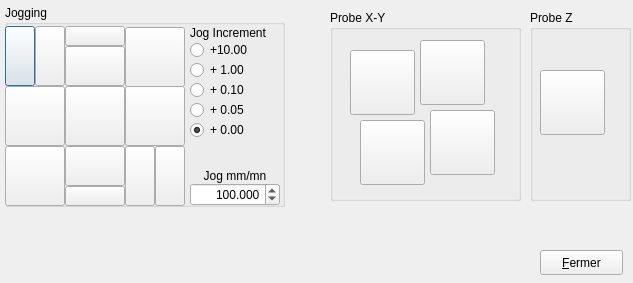
<?xml version="1.0" encoding="UTF-8"?>
<ui version="4.0">
 <class>Dialog</class>
 <widget class="QDialog" name="Dialog">
  <property name="geometry">
   <rect>
    <x>0</x>
    <y>0</y>
    <width>633</width>
    <height>283</height>
   </rect>
  </property>
  <property name="windowTitle">
   <string>Grbl Probe</string>
  </property>
  <property name="windowIcon">
   <iconset resource="cn5X.qrc">
    <normaloff>:/cn5X/images/XYZAB.svg</normaloff>:/cn5X/images/XYZAB.svg</iconset>
  </property>
  <widget class="QGroupBox" name="grpJog">
   <property name="enabled">
    <bool>true</bool>
   </property>
   <property name="geometry">
    <rect>
     <x>5</x>
     <y>5</y>
     <width>280</width>
     <height>202</height>
    </rect>
   </property>
   <property name="maximumSize">
    <size>
     <width>16777215</width>
     <height>16777215</height>
    </size>
   </property>
   <property name="title">
    <string notr="true">Jogging</string>
   </property>
   <widget class="QWidget" name="" native="true">
    <property name="geometry">
     <rect>
      <x>0</x>
      <y>21</y>
      <width>280</width>
      <height>180</height>
     </rect>
    </property>
    <widget class="cnQPushButton" name="btnJogPlusA">
     <property name="geometry">
      <rect>
       <x>0</x>
       <y>0</y>
       <width>30</width>
       <height>60</height>
      </rect>
     </property>
     <property name="sizePolicy">
      <sizepolicy hsizetype="Minimum" vsizetype="Minimum">
       <horstretch>0</horstretch>
       <verstretch>0</verstretch>
      </sizepolicy>
     </property>
     <property name="minimumSize">
      <size>
       <width>30</width>
       <height>60</height>
      </size>
     </property>
     <property name="maximumSize">
      <size>
       <width>16777215</width>
       <height>16777215</height>
      </size>
     </property>
     <property name="cursor">
      <cursorShape>PointingHandCursor</cursorShape>
     </property>
     <property name="text">
      <string/>
     </property>
     <property name="icon">
      <iconset resource="cn5X.qrc">
       <normaloff>:/cn5X/images/btnJogPlusA.svg</normaloff>:/cn5X/images/btnJogPlusA.svg</iconset>
     </property>
     <property name="iconSize">
      <size>
       <width>28</width>
       <height>56</height>
      </size>
     </property>
    </widget>
    <widget class="cnQPushButton" name="btnJogPlusB">
     <property name="geometry">
      <rect>
       <x>30</x>
       <y>0</y>
       <width>30</width>
       <height>60</height>
      </rect>
     </property>
     <property name="sizePolicy">
      <sizepolicy hsizetype="Minimum" vsizetype="Minimum">
       <horstretch>0</horstretch>
       <verstretch>0</verstretch>
      </sizepolicy>
     </property>
     <property name="minimumSize">
      <size>
       <width>30</width>
       <height>60</height>
      </size>
     </property>
     <property name="maximumSize">
      <size>
       <width>16777215</width>
       <height>16777215</height>
      </size>
     </property>
     <property name="cursor">
      <cursorShape>PointingHandCursor</cursorShape>
     </property>
     <property name="text">
      <string/>
     </property>
     <property name="icon">
      <iconset resource="cn5X.qrc">
       <normaloff>:/cn5X/images/btnJogPlusB.svg</normaloff>:/cn5X/images/btnJogPlusB.svg</iconset>
     </property>
     <property name="iconSize">
      <size>
       <width>28</width>
       <height>56</height>
      </size>
     </property>
    </widget>
    <widget class="cnQPushButton" name="btnJogPlusC">
     <property name="geometry">
      <rect>
       <x>60</x>
       <y>0</y>
       <width>60</width>
       <height>20</height>
      </rect>
     </property>
     <property name="minimumSize">
      <size>
       <width>60</width>
       <height>20</height>
      </size>
     </property>
     <property name="text">
      <string/>
     </property>
     <property name="icon">
      <iconset resource="cn5X.qrc">
       <normaloff>:/cn5X/images/btnJogPlusC.svg</normaloff>:/cn5X/images/btnJogPlusC.svg</iconset>
     </property>
     <property name="iconSize">
      <size>
       <width>55</width>
       <height>18</height>
      </size>
     </property>
    </widget>
    <widget class="cnQPushButton" name="btnJogPlusY">
     <property name="geometry">
      <rect>
       <x>120</x>
       <y>1</y>
       <width>60</width>
       <height>60</height>
      </rect>
     </property>
     <property name="sizePolicy">
      <sizepolicy hsizetype="Minimum" vsizetype="Minimum">
       <horstretch>0</horstretch>
       <verstretch>0</verstretch>
      </sizepolicy>
     </property>
     <property name="minimumSize">
      <size>
       <width>60</width>
       <height>60</height>
      </size>
     </property>
     <property name="maximumSize">
      <size>
       <width>16777215</width>
       <height>16777215</height>
      </size>
     </property>
     <property name="cursor">
      <cursorShape>PointingHandCursor</cursorShape>
     </property>
     <property name="text">
      <string/>
     </property>
     <property name="icon">
      <iconset resource="cn5X.qrc">
       <normaloff>:/cn5X/images/btnJogPlusY.svg</normaloff>:/cn5X/images/btnJogPlusY.svg</iconset>
     </property>
     <property name="iconSize">
      <size>
       <width>55</width>
       <height>55</height>
      </size>
     </property>
    </widget>
    <widget class="cnQPushButton" name="btnJogPlusZ">
     <property name="geometry">
      <rect>
       <x>60</x>
       <y>20</y>
       <width>60</width>
       <height>40</height>
      </rect>
     </property>
     <property name="sizePolicy">
      <sizepolicy hsizetype="Minimum" vsizetype="Minimum">
       <horstretch>0</horstretch>
       <verstretch>0</verstretch>
      </sizepolicy>
     </property>
     <property name="minimumSize">
      <size>
       <width>60</width>
       <height>40</height>
      </size>
     </property>
     <property name="maximumSize">
      <size>
       <width>16777215</width>
       <height>16777215</height>
      </size>
     </property>
     <property name="cursor">
      <cursorShape>PointingHandCursor</cursorShape>
     </property>
     <property name="text">
      <string/>
     </property>
     <property name="icon">
      <iconset resource="cn5X.qrc">
       <normaloff>:/cn5X/images/btnJogPlusZ.svg</normaloff>:/cn5X/images/btnJogPlusZ.svg</iconset>
     </property>
     <property name="iconSize">
      <size>
       <width>55</width>
       <height>36</height>
      </size>
     </property>
    </widget>
    <widget class="cnQPushButton" name="btnJogMoinsX">
     <property name="geometry">
      <rect>
       <x>0</x>
       <y>60</y>
       <width>60</width>
       <height>60</height>
      </rect>
     </property>
     <property name="sizePolicy">
      <sizepolicy hsizetype="Minimum" vsizetype="Minimum">
       <horstretch>0</horstretch>
       <verstretch>0</verstretch>
      </sizepolicy>
     </property>
     <property name="minimumSize">
      <size>
       <width>60</width>
       <height>60</height>
      </size>
     </property>
     <property name="maximumSize">
      <size>
       <width>16777215</width>
       <height>16777215</height>
      </size>
     </property>
     <property name="cursor">
      <cursorShape>PointingHandCursor</cursorShape>
     </property>
     <property name="text">
      <string/>
     </property>
     <property name="icon">
      <iconset resource="cn5X.qrc">
       <normaloff>:/cn5X/images/btnJogMoinsX.svg</normaloff>:/cn5X/images/btnJogMoinsX.svg</iconset>
     </property>
     <property name="iconSize">
      <size>
       <width>55</width>
       <height>55</height>
      </size>
     </property>
    </widget>
    <widget class="cnQPushButton" name="btnJogStop">
     <property name="geometry">
      <rect>
       <x>60</x>
       <y>60</y>
       <width>60</width>
       <height>60</height>
      </rect>
     </property>
     <property name="sizePolicy">
      <sizepolicy hsizetype="Minimum" vsizetype="Minimum">
       <horstretch>0</horstretch>
       <verstretch>0</verstretch>
      </sizepolicy>
     </property>
     <property name="minimumSize">
      <size>
       <width>60</width>
       <height>60</height>
      </size>
     </property>
     <property name="maximumSize">
      <size>
       <width>16777215</width>
       <height>16777215</height>
      </size>
     </property>
     <property name="cursor">
      <cursorShape>PointingHandCursor</cursorShape>
     </property>
     <property name="text">
      <string/>
     </property>
     <property name="icon">
      <iconset resource="cn5X.qrc">
       <normaloff>:/cn5X/images/btnJogStop.svg</normaloff>:/cn5X/images/btnJogStop.svg</iconset>
     </property>
     <property name="iconSize">
      <size>
       <width>55</width>
       <height>55</height>
      </size>
     </property>
    </widget>
    <widget class="cnQPushButton" name="btnJogPlusX">
     <property name="geometry">
      <rect>
       <x>120</x>
       <y>60</y>
       <width>60</width>
       <height>60</height>
      </rect>
     </property>
     <property name="sizePolicy">
      <sizepolicy hsizetype="Minimum" vsizetype="Minimum">
       <horstretch>0</horstretch>
       <verstretch>0</verstretch>
      </sizepolicy>
     </property>
     <property name="minimumSize">
      <size>
       <width>60</width>
       <height>60</height>
      </size>
     </property>
     <property name="maximumSize">
      <size>
       <width>16777215</width>
       <height>16777215</height>
      </size>
     </property>
     <property name="cursor">
      <cursorShape>PointingHandCursor</cursorShape>
     </property>
     <property name="text">
      <string/>
     </property>
     <property name="icon">
      <iconset resource="cn5X.qrc">
       <normaloff>:/cn5X/images/btnJogPlusX.svg</normaloff>:/cn5X/images/btnJogPlusX.svg</iconset>
     </property>
     <property name="iconSize">
      <size>
       <width>55</width>
       <height>55</height>
      </size>
     </property>
    </widget>
    <widget class="cnQPushButton" name="btnJogMoinsY">
     <property name="geometry">
      <rect>
       <x>0</x>
       <y>120</y>
       <width>60</width>
       <height>60</height>
      </rect>
     </property>
     <property name="sizePolicy">
      <sizepolicy hsizetype="Minimum" vsizetype="Minimum">
       <horstretch>0</horstretch>
       <verstretch>0</verstretch>
      </sizepolicy>
     </property>
     <property name="minimumSize">
      <size>
       <width>60</width>
       <height>60</height>
      </size>
     </property>
     <property name="maximumSize">
      <size>
       <width>16777215</width>
       <height>16777215</height>
      </size>
     </property>
     <property name="cursor">
      <cursorShape>PointingHandCursor</cursorShape>
     </property>
     <property name="text">
      <string/>
     </property>
     <property name="icon">
      <iconset resource="cn5X.qrc">
       <normaloff>:/cn5X/images/btnJogMoinsY.svg</normaloff>:/cn5X/images/btnJogMoinsY.svg</iconset>
     </property>
     <property name="iconSize">
      <size>
       <width>55</width>
       <height>55</height>
      </size>
     </property>
    </widget>
    <widget class="cnQPushButton" name="btnJogMoinsZ">
     <property name="geometry">
      <rect>
       <x>60</x>
       <y>120</y>
       <width>60</width>
       <height>40</height>
      </rect>
     </property>
     <property name="sizePolicy">
      <sizepolicy hsizetype="Minimum" vsizetype="Minimum">
       <horstretch>0</horstretch>
       <verstretch>0</verstretch>
      </sizepolicy>
     </property>
     <property name="minimumSize">
      <size>
       <width>60</width>
       <height>40</height>
      </size>
     </property>
     <property name="maximumSize">
      <size>
       <width>16777215</width>
       <height>16777215</height>
      </size>
     </property>
     <property name="cursor">
      <cursorShape>PointingHandCursor</cursorShape>
     </property>
     <property name="text">
      <string/>
     </property>
     <property name="icon">
      <iconset resource="cn5X.qrc">
       <normaloff>:/cn5X/images/btnJogMoinsZ.svg</normaloff>:/cn5X/images/btnJogMoinsZ.svg</iconset>
     </property>
     <property name="iconSize">
      <size>
       <width>55</width>
       <height>36</height>
      </size>
     </property>
    </widget>
    <widget class="cnQPushButton" name="btnJogMoinsA">
     <property name="geometry">
      <rect>
       <x>120</x>
       <y>120</y>
       <width>30</width>
       <height>60</height>
      </rect>
     </property>
     <property name="sizePolicy">
      <sizepolicy hsizetype="Minimum" vsizetype="Minimum">
       <horstretch>0</horstretch>
       <verstretch>0</verstretch>
      </sizepolicy>
     </property>
     <property name="minimumSize">
      <size>
       <width>30</width>
       <height>60</height>
      </size>
     </property>
     <property name="maximumSize">
      <size>
       <width>16777215</width>
       <height>16777215</height>
      </size>
     </property>
     <property name="cursor">
      <cursorShape>PointingHandCursor</cursorShape>
     </property>
     <property name="text">
      <string/>
     </property>
     <property name="icon">
      <iconset resource="cn5X.qrc">
       <normaloff>:/cn5X/images/btnJogMoinsA.svg</normaloff>:/cn5X/images/btnJogMoinsA.svg</iconset>
     </property>
     <property name="iconSize">
      <size>
       <width>28</width>
       <height>56</height>
      </size>
     </property>
    </widget>
    <widget class="cnQPushButton" name="btnJogMoinsB">
     <property name="geometry">
      <rect>
       <x>150</x>
       <y>120</y>
       <width>30</width>
       <height>60</height>
      </rect>
     </property>
     <property name="sizePolicy">
      <sizepolicy hsizetype="Minimum" vsizetype="Minimum">
       <horstretch>0</horstretch>
       <verstretch>0</verstretch>
      </sizepolicy>
     </property>
     <property name="minimumSize">
      <size>
       <width>30</width>
       <height>60</height>
      </size>
     </property>
     <property name="maximumSize">
      <size>
       <width>16777215</width>
       <height>16777215</height>
      </size>
     </property>
     <property name="cursor">
      <cursorShape>PointingHandCursor</cursorShape>
     </property>
     <property name="text">
      <string/>
     </property>
     <property name="icon">
      <iconset resource="cn5X.qrc">
       <normaloff>:/cn5X/images/btnJogMoinsB.svg</normaloff>:/cn5X/images/btnJogMoinsB.svg</iconset>
     </property>
     <property name="iconSize">
      <size>
       <width>28</width>
       <height>56</height>
      </size>
     </property>
    </widget>
    <widget class="cnQPushButton" name="btnJogMoinsC">
     <property name="geometry">
      <rect>
       <x>60</x>
       <y>160</y>
       <width>60</width>
       <height>20</height>
      </rect>
     </property>
     <property name="minimumSize">
      <size>
       <width>60</width>
       <height>20</height>
      </size>
     </property>
     <property name="text">
      <string/>
     </property>
     <property name="icon">
      <iconset resource="cn5X.qrc">
       <normaloff>:/cn5X/images/btnJogMoinsC.svg</normaloff>:/cn5X/images/btnJogMoinsC.svg</iconset>
     </property>
     <property name="iconSize">
      <size>
       <width>55</width>
       <height>18</height>
      </size>
     </property>
    </widget>
    <widget class="QWidget" name="" native="true">
     <property name="geometry">
      <rect>
       <x>180</x>
       <y>0</y>
       <width>100</width>
       <height>180</height>
      </rect>
     </property>
     <layout class="QVBoxLayout" name="verticalLayout_10">
      <property name="spacing">
       <number>0</number>
      </property>
      <property name="leftMargin">
       <number>5</number>
      </property>
      <property name="topMargin">
       <number>0</number>
      </property>
      <property name="rightMargin">
       <number>5</number>
      </property>
      <property name="bottomMargin">
       <number>0</number>
      </property>
      <item>
       <widget class="QLabel" name="label_4">
        <property name="text">
         <string notr="true">Jog Increment</string>
        </property>
       </widget>
      </item>
      <item>
       <widget class="QRadioButton" name="rbtJog1000">
        <property name="sizePolicy">
         <sizepolicy hsizetype="Minimum" vsizetype="Fixed">
          <horstretch>0</horstretch>
          <verstretch>0</verstretch>
         </sizepolicy>
        </property>
        <property name="cursor">
         <cursorShape>PointingHandCursor</cursorShape>
        </property>
        <property name="text">
         <string notr="true">+10.00</string>
        </property>
       </widget>
      </item>
      <item>
       <widget class="QRadioButton" name="rbtJog0100">
        <property name="sizePolicy">
         <sizepolicy hsizetype="Minimum" vsizetype="Fixed">
          <horstretch>0</horstretch>
          <verstretch>0</verstretch>
         </sizepolicy>
        </property>
        <property name="cursor">
         <cursorShape>PointingHandCursor</cursorShape>
        </property>
        <property name="text">
         <string notr="true">+ 1.00</string>
        </property>
       </widget>
      </item>
      <item>
       <widget class="QRadioButton" name="rbtJog0010">
        <property name="sizePolicy">
         <sizepolicy hsizetype="Minimum" vsizetype="Fixed">
          <horstretch>0</horstretch>
          <verstretch>0</verstretch>
         </sizepolicy>
        </property>
        <property name="cursor">
         <cursorShape>PointingHandCursor</cursorShape>
        </property>
        <property name="text">
         <string notr="true">+ 0.10</string>
        </property>
       </widget>
      </item>
      <item>
       <widget class="QRadioButton" name="rbtJog0001">
        <property name="sizePolicy">
         <sizepolicy hsizetype="Minimum" vsizetype="Fixed">
          <horstretch>0</horstretch>
          <verstretch>0</verstretch>
         </sizepolicy>
        </property>
        <property name="cursor">
         <cursorShape>PointingHandCursor</cursorShape>
        </property>
        <property name="text">
         <string notr="true">+ 0.05</string>
        </property>
       </widget>
      </item>
      <item>
       <widget class="QRadioButton" name="rbtJog0000">
        <property name="sizePolicy">
         <sizepolicy hsizetype="Minimum" vsizetype="Fixed">
          <horstretch>0</horstretch>
          <verstretch>0</verstretch>
         </sizepolicy>
        </property>
        <property name="cursor">
         <cursorShape>PointingHandCursor</cursorShape>
        </property>
        <property name="text">
         <string notr="true">+ 0.00</string>
        </property>
        <property name="checked">
         <bool>true</bool>
        </property>
       </widget>
      </item>
      <item>
       <spacer name="verticalSpacer_5">
        <property name="orientation">
         <enum>Qt::Vertical</enum>
        </property>
        <property name="sizeHint" stdset="0">
         <size>
          <width>20</width>
          <height>40</height>
         </size>
        </property>
       </spacer>
      </item>
      <item>
       <widget class="QLabel" name="label_3">
        <property name="text">
         <string notr="true">Jog mm/mn</string>
        </property>
        <property name="alignment">
         <set>Qt::AlignCenter</set>
        </property>
       </widget>
      </item>
      <item>
       <widget class="QDoubleSpinBox" name="dsbJogSpeed">
        <property name="minimumSize">
         <size>
          <width>84</width>
          <height>0</height>
         </size>
        </property>
        <property name="alignment">
         <set>Qt::AlignRight|Qt::AlignTrailing|Qt::AlignVCenter</set>
        </property>
        <property name="decimals">
         <number>3</number>
        </property>
        <property name="maximum">
         <double>10000.000000000000000</double>
        </property>
        <property name="value">
         <double>100.000000000000000</double>
        </property>
       </widget>
      </item>
     </layout>
    </widget>
   </widget>
  </widget>
  <widget class="QGroupBox" name="grpProbeXY">
   <property name="geometry">
    <rect>
     <x>330</x>
     <y>10</y>
     <width>191</width>
     <height>191</height>
    </rect>
   </property>
   <property name="title">
    <string>Probe X-Y</string>
   </property>
   <widget class="QWidget" name="widget" native="true">
    <property name="geometry">
     <rect>
      <x>10</x>
      <y>20</y>
      <width>161</width>
      <height>161</height>
     </rect>
    </property>
    <widget class="cnQPushButton" name="btnProbeMoinsX">
     <property name="geometry">
      <rect>
       <x>10</x>
       <y>20</y>
       <width>65</width>
       <height>65</height>
      </rect>
     </property>
     <property name="minimumSize">
      <size>
       <width>60</width>
       <height>60</height>
      </size>
     </property>
     <property name="text">
      <string/>
     </property>
     <property name="icon">
      <iconset resource="cn5X.qrc">
       <normaloff>:/cn5X/images/btnProbeMoinsX.svg</normaloff>:/cn5X/images/btnProbeMoinsX.svg</iconset>
     </property>
     <property name="iconSize">
      <size>
       <width>60</width>
       <height>60</height>
      </size>
     </property>
    </widget>
    <widget class="cnQPushButton" name="btnProbePlusX">
     <property name="geometry">
      <rect>
       <x>90</x>
       <y>80</y>
       <width>65</width>
       <height>65</height>
      </rect>
     </property>
     <property name="minimumSize">
      <size>
       <width>60</width>
       <height>60</height>
      </size>
     </property>
     <property name="text">
      <string/>
     </property>
     <property name="icon">
      <iconset resource="cn5X.qrc">
       <normaloff>:/cn5X/images/btnProbePlusX.svg</normaloff>:/cn5X/images/btnProbePlusX.svg</iconset>
     </property>
     <property name="iconSize">
      <size>
       <width>60</width>
       <height>60</height>
      </size>
     </property>
    </widget>
    <widget class="cnQPushButton" name="btnProbePlusY">
     <property name="geometry">
      <rect>
       <x>80</x>
       <y>10</y>
       <width>65</width>
       <height>65</height>
      </rect>
     </property>
     <property name="minimumSize">
      <size>
       <width>60</width>
       <height>60</height>
      </size>
     </property>
     <property name="text">
      <string/>
     </property>
     <property name="icon">
      <iconset resource="cn5X.qrc">
       <normaloff>:/cn5X/images/btnProbePlusY.svg</normaloff>:/cn5X/images/btnProbePlusY.svg</iconset>
     </property>
     <property name="iconSize">
      <size>
       <width>60</width>
       <height>60</height>
      </size>
     </property>
    </widget>
    <widget class="cnQPushButton" name="btnProbeMoinsY">
     <property name="geometry">
      <rect>
       <x>20</x>
       <y>90</y>
       <width>65</width>
       <height>65</height>
      </rect>
     </property>
     <property name="minimumSize">
      <size>
       <width>60</width>
       <height>60</height>
      </size>
     </property>
     <property name="text">
      <string/>
     </property>
     <property name="icon">
      <iconset resource="cn5X.qrc">
       <normaloff>:/cn5X/images/btnProbeMoinsY.svg</normaloff>:/cn5X/images/btnProbeMoinsY.svg</iconset>
     </property>
     <property name="iconSize">
      <size>
       <width>60</width>
       <height>60</height>
      </size>
     </property>
    </widget>
   </widget>
  </widget>
  <widget class="QGroupBox" name="grpProbeZ">
   <property name="geometry">
    <rect>
     <x>530</x>
     <y>10</y>
     <width>101</width>
     <height>191</height>
    </rect>
   </property>
   <property name="title">
    <string>Probe Z</string>
   </property>
   <widget class="cnQPushButton" name="btnProbeMoinsZ">
    <property name="geometry">
     <rect>
      <x>10</x>
      <y>60</y>
      <width>65</width>
      <height>65</height>
     </rect>
    </property>
    <property name="minimumSize">
     <size>
      <width>60</width>
      <height>60</height>
     </size>
    </property>
    <property name="text">
     <string/>
    </property>
    <property name="icon">
     <iconset resource="cn5X.qrc">
      <normaloff>:/cn5X/images/btnProbeMoinsZ.svg</normaloff>:/cn5X/images/btnProbeMoinsZ.svg</iconset>
    </property>
    <property name="iconSize">
     <size>
      <width>60</width>
      <height>60</height>
     </size>
    </property>
   </widget>
  </widget>
  <widget class="QPushButton" name="pushButton">
   <property name="geometry">
    <rect>
     <x>540</x>
     <y>250</y>
     <width>83</width>
     <height>25</height>
    </rect>
   </property>
   <property name="text">
    <string>&amp;Fermer</string>
   </property>
   <property name="default">
    <bool>false</bool>
   </property>
  </widget>
 </widget>
 <customwidgets>
  <customwidget>
   <class>cnQPushButton</class>
   <extends>QPushButton</extends>
   <header>cnQPushButton</header>
  </customwidget>
 </customwidgets>
 <resources>
  <include location="cn5X.qrc"/>
 </resources>
 <connections/>
</ui>
